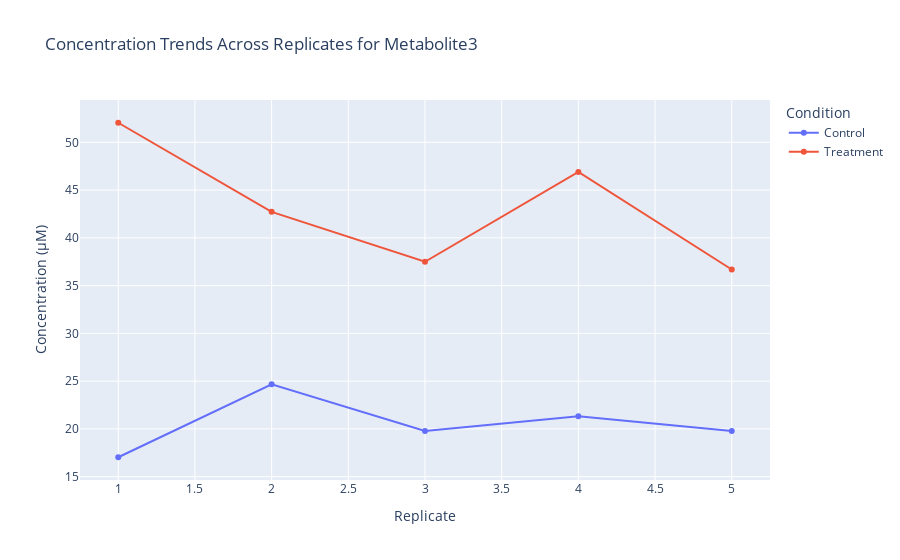

Source (notebook cell):
### Code cell
# making interactive graph through Plotly
metabolite='Metabolite3'
filter_df=df[df['Metabolite']==metabolite]
fig = px.line(
    filter_df,
    x='Replicate',
    y='Concentration',
    color='Condition',
    markers=True,
    title=f'Concentration Trends Across Replicates for {metabolite}'
)
fig.update_layout(
    xaxis_title='Replicate',
    yaxis_title='Concentration (μM)',
    hovermode='x unified'
)
fig.show()

### Figure 1 — Plotly figure (JSON) as saved in the notebook; plotly's stock layout.template omitted (floating-point values rounded to 4 significant figures)
{"data": [{"hovertemplate": "Condition=Control<br>Replicate=%{x}<br>Concentration=%{y}<extra></extra>", "legendgroup": "Control", "line": {"color": "#636efa", "dash": "solid"}, "marker": {"symbol": "circle"}, "mode": "lines+markers", "name": "Control", "orientation": "v", "showlegend": true, "type": "scatter", "x": [1, 2, 3, 4, 5], "xaxis": "x", "y": [17.03, 24.67, 19.78, 21.33, 19.78], "yaxis": "y"}, {"hovertemplate": "Condition=Treatment<br>Replicate=%{x}<br>Concentration=%{y}<extra></extra>", "legendgroup": "Treatment", "line": {"color": "#EF553B", "dash": "solid"}, "marker": {"symbol": "circle"}, "mode": "lines+markers", "name": "Treatment", "orientation": "v", "showlegend": true, "type": "scatter", "x": [1, 2, 3, 4, 5], "xaxis": "x", "y": [52.05, 42.72, 37.5, 46.9, 36.68], "yaxis": "y"}], "layout": {"hovermode": "x unified", "legend": {"title": {"text": "Condition"}, "tracegroupgap": 0}, "title": {"text": "Concentration Trends Across Replicates for Metabolite3"}, "xaxis": {"anchor": "y", "domain": [0, 1], "title": {"text": "Replicate"}}, "yaxis": {"anchor": "x", "domain": [0, 1], "title": {"text": "Concentration (μM)"}}}}
